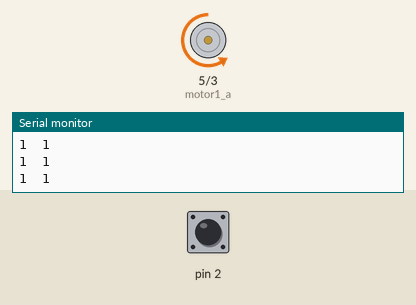
The sketch below on a simulated Arduino Uno, built with avr-gcc and run on an emulated ATmega328P. On the bench: motor-driver pin pairs drawn as motors (green arrow = first pin HIGH = forward, orange = second pin HIGH = backward, longer = more drive), the last lines printed to the serial monitor. Inputs (shaded band) come from the test bench; at power-on: pin 2 HIGH.

Above: at 1.2 s.
1.3 s: pin 2 pulsed LOW 5 times (0.12 s each, 0.3 s apart)
At 2.9 s:
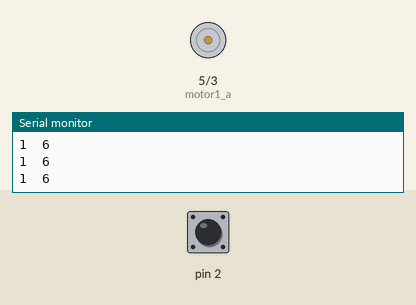
Timing chart, 0 to 4.4 s (numbered marks = the images above; inputs shaded):
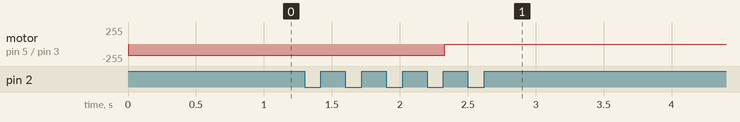

The sketch:

motor_test.ino
```cpp
#define motor1_a 5
#define motor1_b 3
#define knok     4

const int degree = 360; //Количество градусов для поворота мешалки

int motor_speed = 170; // Скорость поворота


int count_knok = 0;
int knoks = 0;

void motor_stop()
{
  analogWrite(motor1_a, 0);
  analogWrite(motor1_b, 0);
}

void motor_run()
{
  analogWrite(motor1_a, 0);
  analogWrite(motor1_b, motor_speed);
}

int in_knok()
{
  int is_knok = 0;
  if (!digitalRead(knok))
  {
    is_knok = 1;
  }
  else
  {
    is_knok = 0;
  }
  return is_knok;
}

int is_knok_0, is_knok = 1;

int counter_knok()
{
  if (is_knok_0 > is_knok)
  {
    count_knok++;
  }
  is_knok_0 = is_knok;
  is_knok = !digitalRead(2);
  return count_knok;
}

int how_knok(int degreeds)
{
  return degreeds / 90;
}

void setup()
{
  Serial.begin(9600);
  pinMode(knok,     INPUT_PULLUP);
  pinMode(motor1_a, OUTPUT);
  pinMode(motor1_b, OUTPUT);
  knoks = how_knok(degree);
}

void loop()
{
  //int is_knok = in_knok();
  count_knok = counter_knok();
  Serial.print(digitalRead(2));
  Serial.print("\t");
  Serial.print(count_knok);
  Serial.print("\n");
  if(count_knok <= knoks)
  {
    motor_run();
  }
  else
  {
    motor_stop();
  }

}
```

Measured:
- after the input at 1.3 s, motor on pin 5 (motor1_a) / pin 3 (motor1_b): backward 170/255 → stopped after 1.0 s
